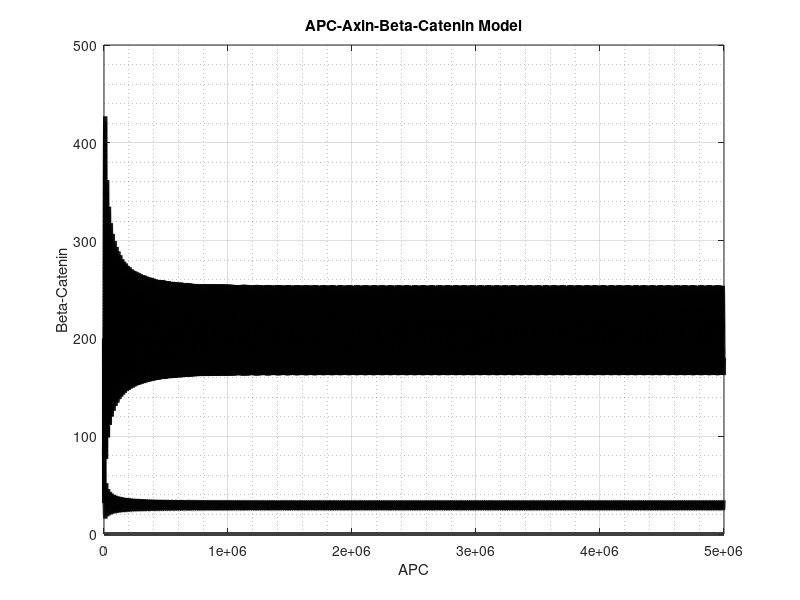
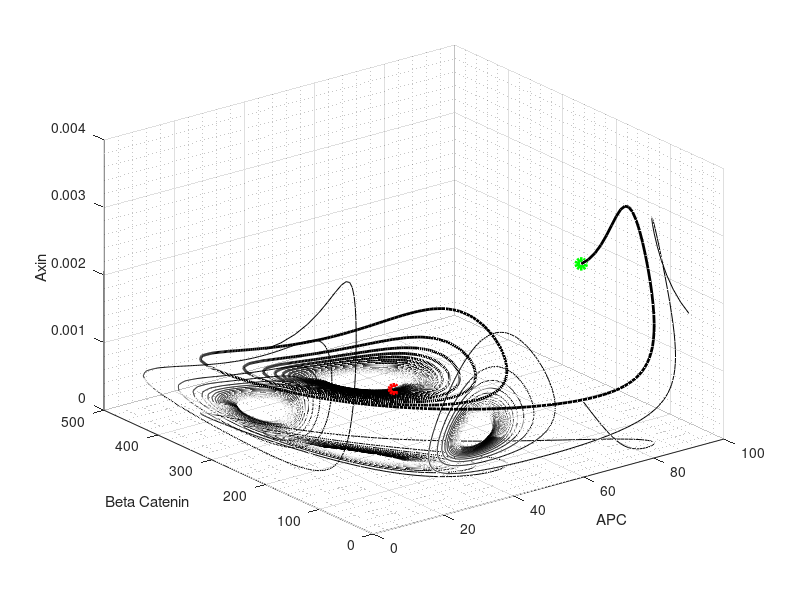

These figures' MATLAB source, in order:
%% APC_Axin_Beta_Catenin Model

close all; clear; clc

% Discretize time: 
N = 1e5;
t_0 = 0;
t_end = 5e6;
t = linspace(t_0,t_end,N);

A0 = 90;
B0 = 200;
X0 = 2e-3;

U0 = [A0,B0,X0];




% Parameters
k1 = 0.182;
k2 = 1.82e-2;
k3 = 5.0e-2;
k4 = 0.267;
k5 = 0.133;
k6 = 9.09e-2;
k_6 = 0.909;
k9 = 206.0;
k10 = 206.0;
k11 = 0.417;
k13 = 2.57e-4;
k15 = 0.333;
k19 = 8.33e-4;
K7 = 50.0;
K8 = 120.0;
K16 = 30.0;
K17 = 1200;
K20 = 1;
K21 = 1;
Kt = 39.2115;
Kb = 34.0445;
GSK0 = 50.0;
Dsh0 = 100.0;
TCF0 = 15.0;
v18 = 0.1774;
v12 = 0.423;
v14 = 8.22e-5;
Km = 98;

W = 1;

% Right hand side:

f = @(W) (k1*k4*k6*k9*K21/ (k5*K7*K8))*((W+k2/k1)./(k1*(Dsh0*k3+k_6)*W+k2*k_6));
g = @(A, B, X , W) ((K21+X)./GSK0)+(((k9+k10).*A.*X)./(k9*k10*GSK0)).*(((k4+k5)*K8*k10)./(k4*(k9+k10))+B).*f(W);
F = @(A, B) (v18./(1+(TCF0.*B)./(Kt.*(K16+B))+B./Kb))-k19.*A;
G = @(A, B, X, W) v12 - (k13 + A.*X.*(f(W)./g(A,B,X, W))+F(A,B)./K17).*B ;
H = @(A, B, X)  v14 - ((k15.*A)./(Km+A)+F(A,B)./K7).*X;


dUdt = @(t, U)[F(U(1),U(2)) ; 
        
      ((1 + U(1)/K7 + U(2)/K20 + K21./((K21+U(3)).*g(U(1),U(2),U(3),W))).*G(U(1),U(2),U(3),W) - (U(2)/K20).*H(U(1),U(2),U(3)))./ ...
      ((1+ U(1)/K7 + U(3)/K20).*(1+ U(1)/K7 + U(2)/K20 + K21./((K21+U(3)).*g(U(1),U(2),U(3),W)))-(U(2).*U(3)/(K20^2)));

      ((-U(3)/K20).*G(U(1),U(2),U(3),W)+(1+U(1)/K7+U(3)/K20).*H(U(1),U(2),U(3)))./ ...
      ((1+U(1)/K7+U(3)/K20).*(1+ U(1)/K7+ U(2)/K20 + K21./((K21+U(3)).*g(U(1),U(2),U(3),W)))-(U(2).*U(3)/(K20^2))) ];

% Numerically solve the IVP
[t,U] = ode23s(dUdt, t, U0);

A = U(:,1);
B = U(:,2);
X = U(:,3);

sigma = (B .* sqrt(TCF0)) ./ (A .* sqrt(K16 + B));
dsigmadA = -(B .* sqrt(TCF0)) ./ (A.^2 .* sqrt(K16 + B));
dsigmadB = (sqrt(TCF0) .* (2*K16 + B)) ./ (2 .* A .* (K16 + B).^(1.5));



%Plot
figure(1);
plot(t,A, 'k-', 'LineWidth',3); hold on;
plot(t,B, 'k-', 'LineWidth',3);
plot(t, X, 'k-', 'LineWidth',3);
title('APC-Axin-Beta-Catenin Model');
xlabel('APC');
ylabel('Beta-Catenin');
zlabel('Axin')
grid on;
grid minor;

%%Phase Plane
N_mesh = 5;
vec = linspace(0,1,N_mesh);


[Am,Bm,Xm] = meshgrid(vec,vec,vec);

% Fa = @(A,B,X) F(A,B);
% Fb = @(A,B,X) ((1 + A/K7 + B/K20 + K21./((K21+X).*g(A,B,X,W))).*G(A,B,X,W) - (B/K20).*H(A,B,X))./ ...
%       ((1+ A/K7 + X/K20).*(1+ A/K7 + B/K20 + K21./((K21+X).*g(A,B,X,W)))-(B.*X/(K20^2)));
% 
% Fx = @(A,B,X) ((-X/K20).*G(A,B,X,W)+(1+A/K7+X/K20).*H(A,B,X))./ ...
%       ((1+A/K7+X/K20).*(1+ A/K7+ B/K20 + K21./((K21+X).*g(A,B,X,W)))-(B.*X/(K20^2)));

figure(2)
plot3(A, B, X, 'k-', 'LineWidth', 2); hold on;
plot3(A0,B0,X0, 'go','LineWidth', 4)
plot3(A(end),B(end),X(end), 'ro', 'LineWidth',3)
plot3(A,zeros(size(t)),X,'k-', 'LineWidth',.5);
plot3(A,B, zeros(size(t)),'k-', 'LineWidth',.5);
plot3(zeros(size(t)),B,X,'k-', 'LineWidth',.5);
xlabel('APC');
ylabel('Beta Catenin');
zlabel('Axin');
xlim([0, 100]);
ylim([0, 500]);
zlim([0, 4e-3]);
grid on;
grid minor;
